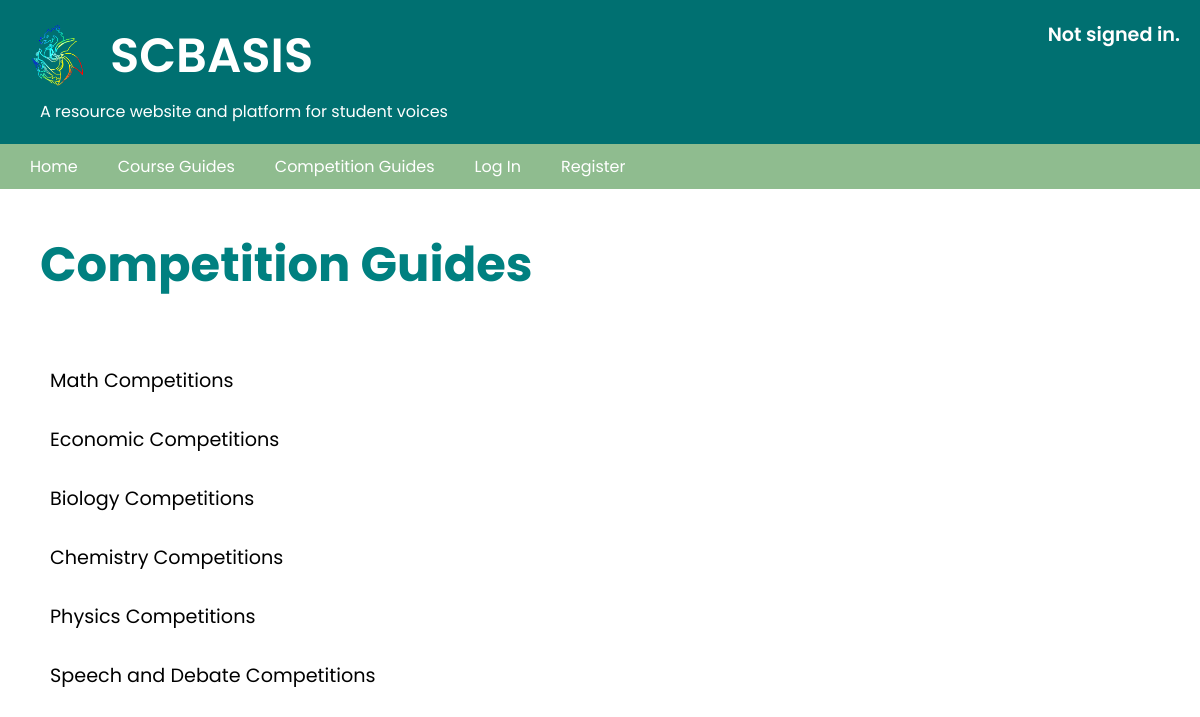
Before: /competition_guides with the older database file.
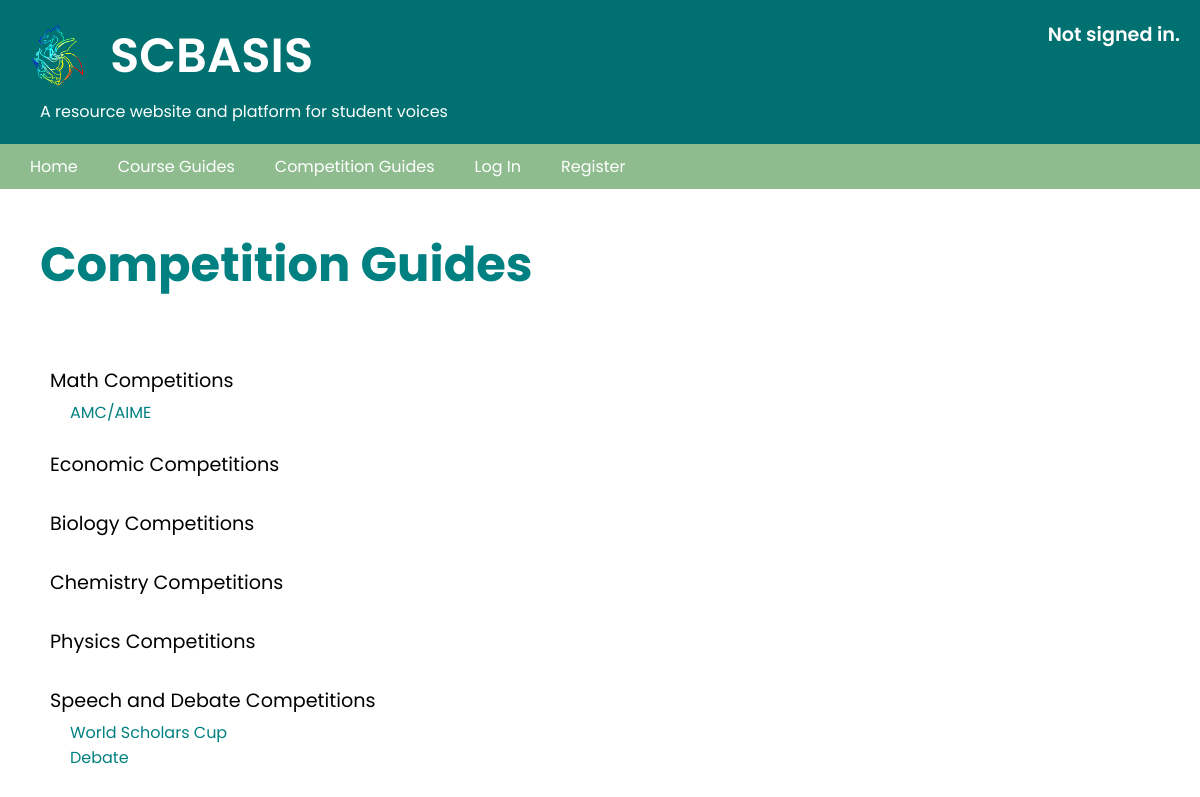
After: the same page with the newer database file.
### SCBASIS/models.py (models this page shows, shortened)
class Competitions(models.Model):
    name_of_competition = models.CharField(max_length=32)
    competition_description = models.FileField(upload_to='competition_guides')
    editor = models.ForeignKey(User, on_delete = models.CASCADE, related_name="competitions", default = None)
    author = models.CharField(max_length=50, null=True, blank=True)
    date_created = models.DateTimeField(auto_now_add=True, auto_now = False, blank=True)
    competition_category = models.CharField(max_length=50)
    url_of_image = models.CharField(max_length=800)
    viewable = models.BooleanField(default=True, blank=True, null=True)

### SCBASIS/views.py (the view)
# urls.py: path("competition_guides", views.competition_guides, name="competition_guides"),
def competition_guides(request):
    math_competitions = Competitions.objects.filter(competition_category="Math").filter(
        viewable=True
    )
    economic_competitions = Competitions.objects.filter(
        competition_category="Economics"
    ).filter(viewable=True)
    biology_competitions = Competitions.objects.filter(
        competition_category="Biology"
    ).filter(viewable=True)
    chemistry_competitions = Competitions.objects.filter(
        competition_category="Chemistry"
    ).filter(viewable=True)
    physics_competitions = Competitions.objects.filter(
        competition_category="Physics"
    ).filter(viewable=True)
    speech_and_debate_competition = Competitions.objects.filter(
        competition_category="Speech and Debate"
    ).filter(viewable=True)
    return render(
        request,
        "scbasis/competition_guides.html",
        {
            "math_competitions": math_competitions,
            "economic_competitions": economic_competitions,
            "biology_competitions": biology_competitions,
            "chemistry_competitions": chemistry_competitions,
            "physics_competitions": physics_competitions,
            "speech_and_debate_competitions": speech_and_debate_competition,
        },
    )

### SCBASIS/templates/scbasis/competition_guides.html (shortened to what this page needs)
{% extends "scbasis/layout.html" %}
{% block body %}
{% load static %}
    <link rel="stylesheet" type="text/css" href="{% static 'scbasis/course_and_competition_page/styles.css' %}">
        <h2 id='heading'>Competition Guides</h2>
        <br>
    <div class = "container">
        <label>Math Competitions</label>
        <ul class="course_list">
            {% for competition in math_competitions %}
                <a href="{% url 'display_competitions' competition.id %}">
                <li class="course_name">{{competition.name_of_competition}}</li>
                </a>
            {% endfor %}
        </ul>
        <br>
        <label>Economic Competitions</label>
        <br>
        <label>Biology Competitions</label>
        <br>
        <label>Chemistry Competitions</label>
        <br>
        <label>Physics Competitions</label>
        <br>
        <label>Speech and Debate Competitions</label>
        {% for competition in speech_and_debate_competitions %}
            <a href="{% url 'display_competitions' competition.id %}">
            <li class="course_name">{{competition.name_of_competition}}</li>
            </a>
        {% endfor %}
        <br>
    </div>
{% endblock %}

### SCBASIS/templates/scbasis/layout.html (shortened to what this page needs)
{% load static %}
<!DOCTYPE html>
<html lang="en">
    <head>
        <link href="{% static 'scbasis/layout_page/styles.css' %}" rel="stylesheet">
    </head>
    <body>
            <header>
                <section class="text">
                    <div class='row'>
                        <img class="scbasis" src="{% static 'scbasis/layout_page/SCBASIS.png'%}">
                        <h1 id="scbasis-title">SCBASIS</h1>
                    </div>
                    <h4>A resource website and platform for student voices</h4>
                    <div id="username-info">
                        {% if user.is_authenticated %}
                            Signed in as <strong>{{ user.username }}</strong>.
                        {% else %}
                            Not signed in.
                        {% endif %}
                    </div>
                </section>
            </header>
            <ul class="nav">
                    <li class="nav-item">
                        <a class="nav-link" href="{% url 'index' %}">Home</a>
                    </li>
                    <li class="nav-item">
                        <a class="nav-link" href="{% url 'course_guides'%}">Course Guides</a>
                    </li>
                    <li class="nav-item">
                        <a class="nav-link" href="{% url 'competition_guides' %}">Competition Guides</a>
                    </li>
                {% if user.is_authenticated %}
                    <li class="nav-item">
                        <a class="nav-link" href="{% url 'create_guides' %}">Create Guides</a>
                    </li>
                    <li class="nav-item">
                        <a class="nav-link" href="{% url 'logout' %}">Log Out</a>
                    </li>
                {% else %}
                    <li class="nav-item">
                        <a class="nav-link" href="{% url 'login' %}">Log In</a>
                    </li>
                    <li class="nav-item">
                        <a class="nav-link" href="{% url 'register' %}">Register</a>
                    </li>
                {% endif %}
            </ul>
        {% block body %}
        {% endblock %}
    </body>
</html>

### SCBASIS/static/scbasis/layout_page/styles.css (style rules this page uses)
* { margin: 0; padding: 0; box-sizing: border-box; font-family: 'Poppins', sans-serif; }
header { background-color: #007071; }
.scbasis { float: left; max-height: 70px; margin-right: 20px; }
.text { padding: 20px; }
.row { display: inline-block; }
#scbasis-title { font-size: 3em; font-weight: 600; color: white; float: right; }
#heading { margin-top: 40px; margin-left: 100px; margin-right: 10px; margin-bottom: 40px; color: teal; font-size: 3em; }
h4 { font-size: 1em; color: white; font-weight: 400; margin-left: 20px; }
label { margin-bottom: 5px; font-weight: 400; font-size: 1.2em; display: block; }
#username-info { font-size: 1.2em; font-weight: 600; position: absolute; top: 20px; right: 20px; z-index: 11; color: white; }
.nav { list-style-type: none; margin: 0; padding: 10px; overflow: hidden; background-color: darkseagreen; }
.nav-item { float: left; }
.nav-link { color: white; text-align: center; padding: 14px 20px; text-decoration: none; }

### SCBASIS/static/scbasis/course_and_competition_page/styles.css (style rules this page uses)
#heading { margin-left: 40px ; }
.container { padding-left: 50px; padding-left: 50px; margin-bottom: 50px; }
.course_list { list-style-type: none; margin: 0; padding: 0; }
.course_name { display: block; color: teal; font-size: 1em; text-decoration: none; margin-left: 20px; }
a { text-decoration: none; }

Changed rows visible on the page:
added Competitions: name_of_competition "AMC/AIME", shown under "Competition Guides"
added Competitions: name_of_competition "World Scholars Cup"
added Competitions: name_of_competition "Debate"
